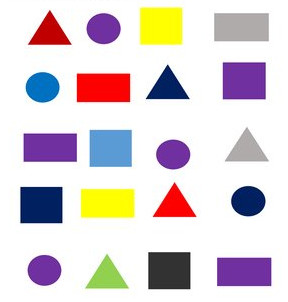
#> input picture 67461825-d04a4400-f62d-11e9-9435-67da073a3c74.jpg, 288 x 302 px
$ python object.py
#> lines starting #> are read from the running program, lines starting #| are printed output that depends on the picture; after the words box and inside, x2 and y2 are one past the last pixel; in counts of white or black regions, pixels touching at a corner belong together
import cv2
import numpy as np

def empty(x):
    pass
cv2.namedWindow('parameters')
cv2.resizeWindow('parameters',640,480)
cv2.createTrackbar('threshold1','parameters',100,255,empty)
cv2.createTrackbar('threshold2','parameters',200,255,empty)
cv2.createTrackbar('Area','parameters',1000,20000,empty)
def getContours(imgDilate,imgContours):
    """

    :param imgDiale: we are getting the cordinates of edges to draw the countors
    :param imgCountors: After getting cordinates we draw the countors to orginaal image
    :return:
    """
    contour,hie = cv2.findContours(imgDilate,cv2.RETR_EXTERNAL,cv2.CHAIN_APPROX_NONE)
    for cnt in contour:
        area_min = cv2.getTrackbarPos('Area','parameters')
        area = cv2.contourArea(cnt)
        print(area)
        if area > area_min:
            # print(area)
            cv2.drawContours(imgContours,cnt,-1,(0,255,0),3)
            peri = cv2.arcLength(cnt,True)
            approx = cv2.approxPolyDP(cnt,0.02*peri,True)
            # print(len(approx))
            x,y,w,h = cv2.boundingRect(approx)
            cv2.rectangle(imgContours,(x,y),(x+w,y+h),(255,0,255),3)
            # cv2.putText(imgContours,"Points"+str(len(approx)),(x+w+20,y+h+20),cv2.FONT_HERSHEY_COMPLEX,0.7,(0,0,255),2,0)
            # cv2.putText(imgContours,'Area: '+str(int(area)),(x+w+45,y+h+45),cv2.FONT_HERSHEY_COMPLEX,0.7,(0,0,255),2,0)
img = cv2.imread('67461825-d04a4400-f62d-11e9-9435-67da073a3c74.jpg',1)
#> img is the input picture: shape (302, 288, 3); mean B, G, R 213.7, 211.2, 220.6
imgContour = img.copy()

imgblur = cv2.GaussianBlur(img,(7,7),1)
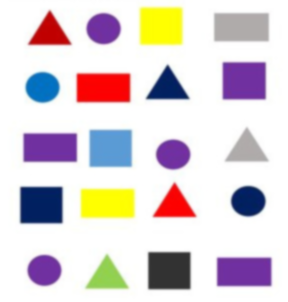
#> imgblur: shape (302, 288, 3); mean B, G, R 213.7, 211.2, 220.6
imgGray = cv2.cvtColor(imgblur,cv2.COLOR_BGR2GRAY)
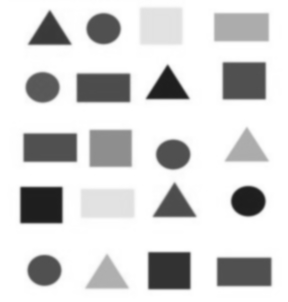
#> imgGray: shape (302, 288); min 29, max 255, mean 214.3


imgCanny = cv2.Canny(imgGray,100,200)
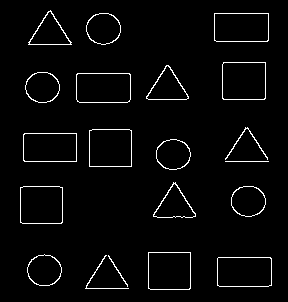
#> imgCanny: shape (302, 288); 3% white in thin lines or dots, all inside (x1, y1, x2, y2) = (20, 10, 272, 290)
kernal = np.ones((5,5),np.uint8)
imgDilate = cv2.dilate(imgCanny,kernal,iterations=1)
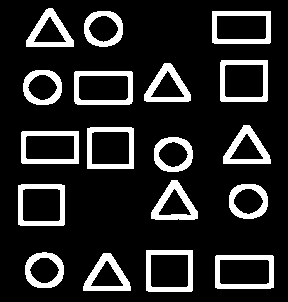
#> imgDilate: shape (302, 288); 15.4% white; 18 white regions
getContours(imgDilate, imgContours=imgContour)
#> in getContours, `contour,hie = cv2.findContours(imgDilate,cv2.RETR_EXTERNAL,cv2.CHAIN_A..`: contour = 18 contours; largest, box (x1, y1, x2, y2) and area: (220, 60, 268, 102) 1924, (215, 255, 274, 289) 1909, (74, 71, 133, 105) 1905, (146, 250, 193, 292) 1884, (87, 127, 134, 169) 1882; hie = 18 rows, first 6: [1, -1, -1, -1], [2, 0, -1, -1], [3, 1, -1, -1], [4, 2, -1, -1], [5, 3, -1, -1], [6, 4, -1, -1]
#> in getContours, `area = cv2.contourArea(cnt)`: area = 1909
#| 1909.0
#> in getContours, `peri = cv2.arcLength(cnt,True)`: peri = 179.7
#> in getContours, `approx = cv2.approxPolyDP(cnt,0.02*peri,True)`: approx = [[215, 256], [215, 287], [273, 287], [272, 255]]
#> in getContours, `x,y,w,h = cv2.boundingRect(approx)`: x = 215; y = 255; w = 59; h = 33
#> in getContours, `cv2.rectangle(imgContours,(x,y),(x+w,y+h),(255,0,255),3)`:
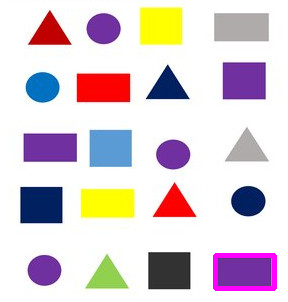
#> imgContours: shape (302, 288, 3); mean B, G, R 213.7, 208.7, 220.6


cv2.imshow('h',imgGray)
cv2.imwrite('detect.jpg',imgContour)
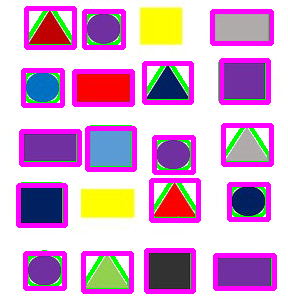
#> saved as detect.jpg: shape (302, 288, 3); mean B, G, R 207, 169.5, 214
if cv2.waitKey(0)== ord('q'):
#> (key q is pressed here)
    cv2.destroyAllWindows()
